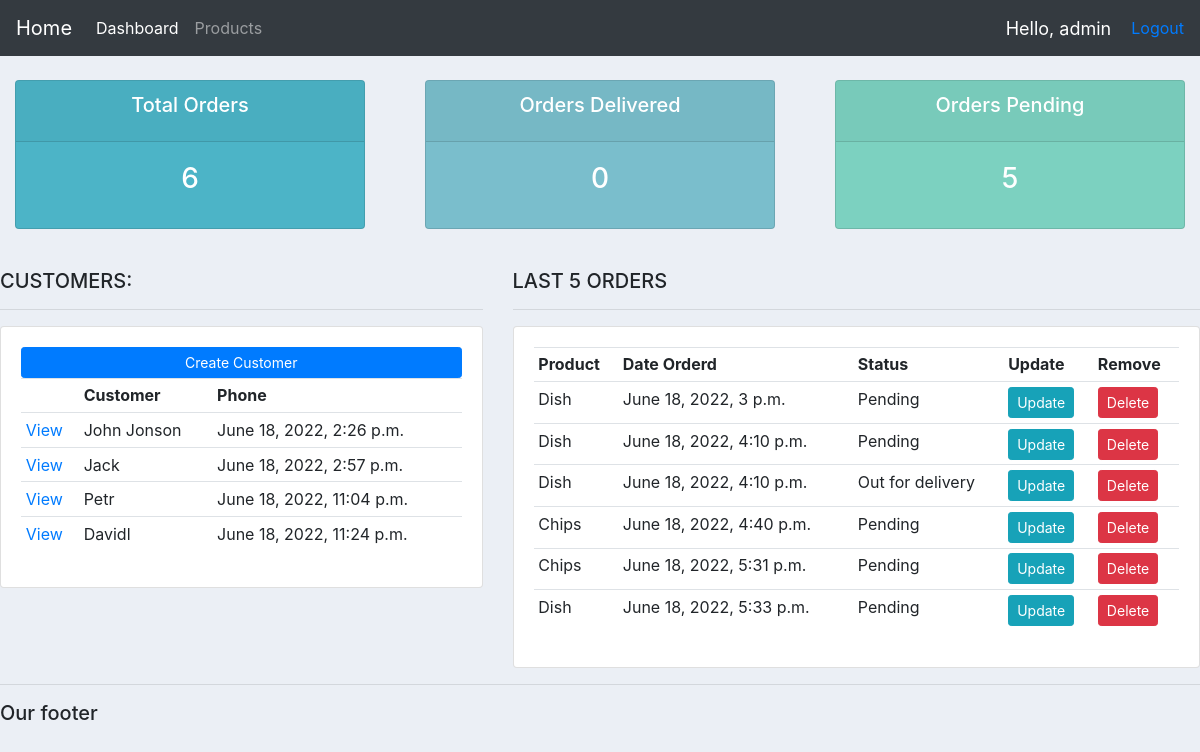
Before: / (signed in) with the older database file.
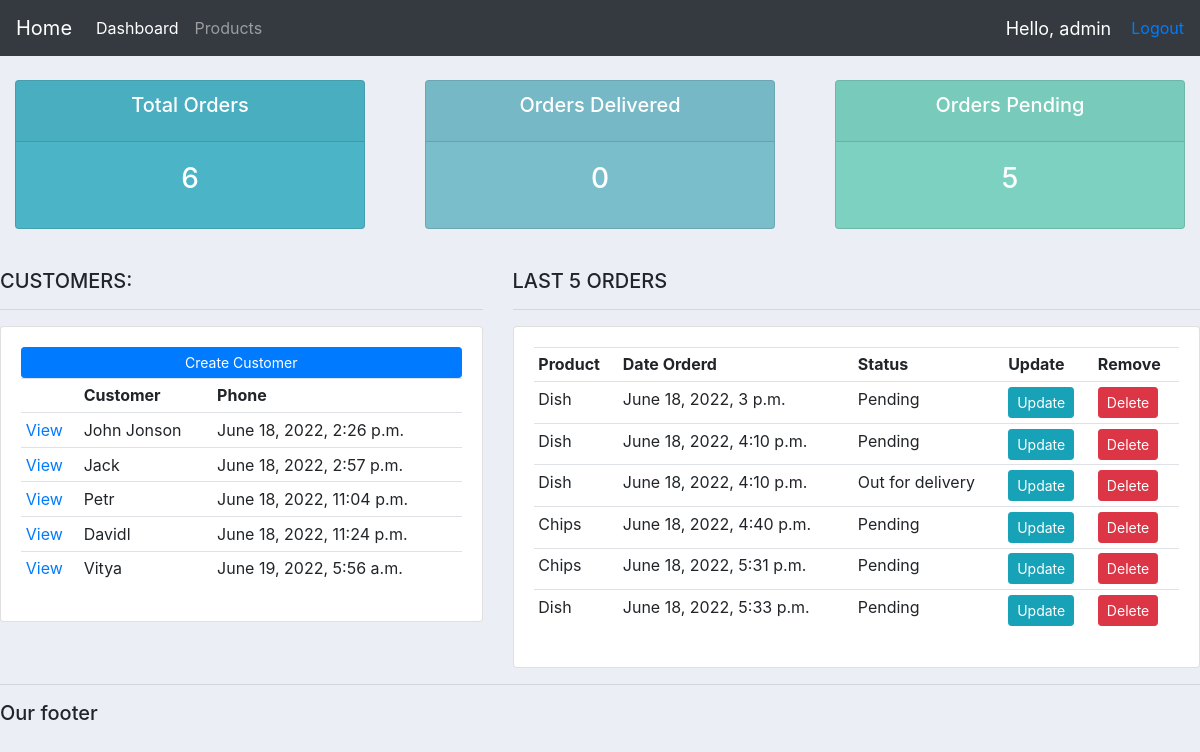
After: the same page with the newer database file.
### accounts/models.py (models this page shows, shortened)
class Customer(models.Model):
    user = models.OneToOneField(User, null=True, blank=True, on_delete=models.CASCADE)
    name = models.CharField(max_length=200, null=True)
    phone = models.CharField(max_length=200, null=True)
    email = models.EmailField(max_length=200, null=True)
    profile_pic = models.ImageField(default='1.png', null=True, blank=True)
    date_created = models.DateTimeField(auto_now_add=True, null=True)

class Order(models.Model):
    STATUS = (
        ('Pending', 'Pending'),
        ('Out for delivery', 'Out for delivery'),
        ('Delivered', 'Delivered')
    )
    customer = models.ForeignKey(Customer, null=True, on_delete=models.SET_NULL)
    product = models.ForeignKey(Product, null=True, on_delete=models.SET_NULL)
    date_created = models.DateTimeField(auto_now_add=True, null=True)
    status = models.CharField(max_length=200, null=True, choices=STATUS)

class Product(models.Model):
    CATEGORY = (
        ('Indoor', 'Indoor'),
        ('Out Door', 'Out Door')
    )
    name = models.CharField(max_length=200, null=True)
    price = models.FloatField(null=True)
    category = models.CharField(max_length=200, null=True, choices=CATEGORY)
    description = models.CharField(max_length=200, null=True)
    date_created = models.DateTimeField(auto_now_add=True, null=True)
    tags = models.ManyToManyField(Tag)
    def __str__(self):
        return self.name

### accounts/decorators.py (the view)
    def wrapper_function(request, *args, **kwargs):
        group = None
        if request.user.groups.exists():
            group = request.user.groups.all()[0].name
        if group == 'customer':
            return redirect('user-page')
        if group == 'admin':
            return view_func(request, *args, **kwargs)

### accounts/views.py (called while the page is built)
@login_required(login_url='login')
@admin_only
def home(request):
    orders = Order.objects.all()
    customers = Customer.objects.all()
    total_customers = customers.count()
    total_orders = orders.count()
    delivered = orders.filter(status='Delivered').count()
    pending = orders.filter(status='Pending').count()
    context = {
        'order': orders,
        'customers': customers,
        'total_customers': total_customers,
        'total_orders': total_orders,
        'delivered': delivered,
        'pending': pending
    }
    return render(request, 'accounts/dashboard.html', context)

### templates/accounts/dashboard.html
{% extends 'accounts/main.html' %}
{% block content %}
    {% include 'accounts/status.html' %}
    <br>
<div class="row">
	<div class="col-md-5">
		<h5>CUSTOMERS:</h5>
		<hr>
		<div class="card card-body">
			<a class="btn btn-primary  btn-sm btn-block" href="">Create Customer</a>
			<table class="table table-sm">
				<tr>
                    <th></th>
					<th>Customer</th>
					<th>Phone</th>
                    {% for customer in customers %}
                    <tr>
                        <td><a href="{% url 'customer' customer.id %}">View</a></td>
                        <td>{{ customer.name }}</td>
                        <td>{{ customer.date_created }}</td>
                    </tr>
                    {% endfor %}
				</tr>
			</table>
		</div>
	</div>
	<div class="col-md-7">
		<h5>LAST 5 ORDERS</h5>
		<hr>
		<div class="card card-body">
			<table class="table table-sm">
				<tr>
					<th>Product</th>
					<th>Date Orderd</th>
					<th>Status</th>
					<th>Update</th>
					<th>Remove</th>
				</tr>
                {% for order in order %}
                    <tr>
                        <td>{{ order.product }}</td>
                        <td>{{ order.date_created }}</td>
                        <td>{{ order.status }}</td>
                        <td><a class="btn btn-sm btn-info" href="{% url 'update_order' order.id %}">Update</a></td>
                        <td><a class="btn btn-sm btn-danger" href="{% url 'delete_order' order.id %}">Delete</a></td>
                    </tr>
                {% endfor %}
			</table>
		</div>
	</div>
</div>
{% endblock %}

Changed rows visible on the page:
added Customer: name "Vitya", date_created "June 19, 2022, 5:56 a.m."
